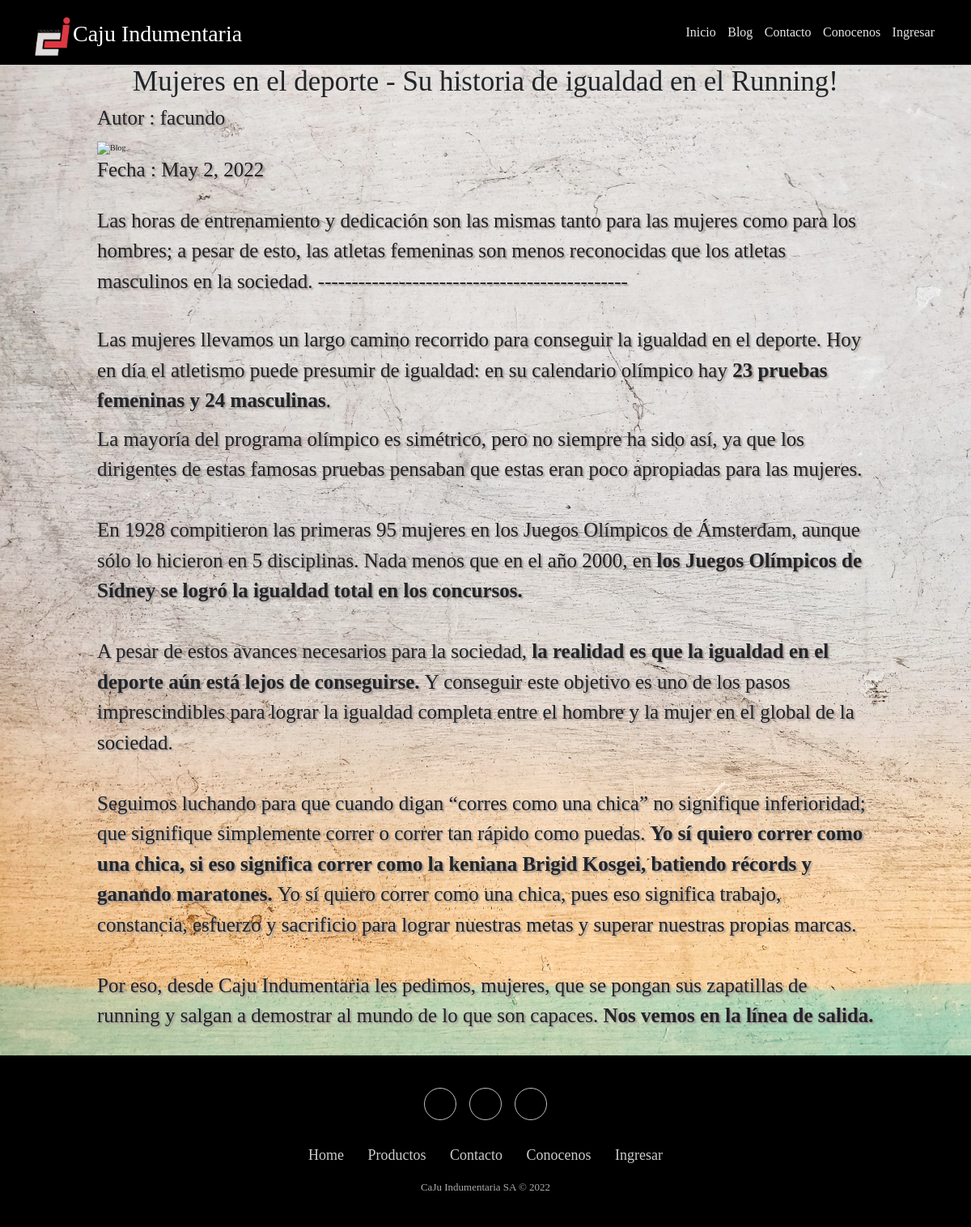
The app's page /detalleBlog/10 with its own data.
### appAdministracionBlog/models.py (models this page shows)
class Blog (models.Model):
    titulo = models.CharField(max_length = 200)
    imagen = models.TextField()
    introduccion = models.CharField(max_length = 200)
    contenido = models.CharField(max_length = 200)
    fecha = models.DateField()
    usuario_id = models.ForeignKey(Usuario, on_delete=models.CASCADE)

class Usuario (models.Model):
    name = models.CharField(max_length= 75)
    email = models.CharField(max_length= 100)
    password = models.TextField()
    imagen = models.TextField()

### appAdministracionBlog/views.py (the view)
# urls.py: path('detalleBlog/<blogId>', views.mostrarDetalleBlog),
def mostrarDetalleBlog(request, blogId):
    infoBlog = Blog.objects.get(id = int(blogId))
    return render(request, 'pages/blogDetalle.html', {'blog': infoBlog})

### appAdministracionBlog/templates/pages/blogDetalle.html (shortened to what this page needs)
{% extends './../masterPage.html' %}
{% block contenido %}
<head>
{% load static %}
<link rel="stylesheet" href="{% static 'bootstrap-5.1.3-dist/css/bootstrap.min.css' %}">
<link rel="stylesheet" href="{% static 'css/styleMaster.css' %}">
<link rel="stylesheet" href="{% static 'css/styleBlogDetalle.css' %}">
</head>
<section>
    <div class='container'>
        <div class='row'>
        <div class='col-md-12'>
        <div class='blog-details'>
        <h2> {{blog.titulo}} </h2>
        <p>
           Autor : {{blog.usuario_id.name}}
        </p>
        <img src="{{blog.imagen}}" alt="Blog" style='width: 100%'>
        <p>
             Fecha : {{blog.fecha}}
        </p>
        <br>
        <p>
            {{blog.introduccion}}
        </p>
        <br>
        <p>
            {{blog.contenido |safe}}
        </p>
    </div>
    </div>
    </div>
    </div>
</section>
{% endblock  %}

### appAdministracionBlog/static/css/styleMaster.css (style rules this page uses)
body { background-color: #999594; margin: 0; padding: 0; background-size: cover; background-position: center; }
.container { padding: 10px; }
:root { font-size: 10px; }
*, *::before, *::after { box-sizing: border-box; }
body { min-height: 100vh; background-color: #fafafa; }
.container { max-width: 100rem; margin: 0 auto; padding: 0 2rem 2rem; }

### appAdministracionBlog/static/css/styleBlogDetalle.css (style rules this page uses)
* { font-family: "Noto", serif; }
.blog-details h2 { font-size: 35px; text-align: center; }
.blog-details p { font-size: 25px; text-shadow: 0px 0px 0px #A09491, 2px 2px 2px #A09491; }

### records on screen
Blog: titulo "Mujeres en el deporte - Su historia de igualdad en el Running!", usuario_id.name "facundo", fecha "May 2, 2022", introduccion "Las horas de entrenamiento y dedicación son las mismas tanto para las mujeres como para los hombres; a pesar de esto, las atletas femeninas son menos reconocidas que los atletas masculinos en la sociedad. ----------------------------------------------", contenido "Las mujeres llevamos un largo camino recorrido para conseguir la igualdad en el deporte. Hoy en día el atletismo puede presumir de igualdad: en su calendario olímpico hay 23 pruebas femeninas y 24 masculinas . La mayoría del programa olímpico es simétrico, pero no siempre ha sido así, ya que los dirigentes de estas famosas pruebas pensaban que estas eran poco apropiadas para las mujeres. En 1928 compitieron las primeras 95 mujeres en los Juegos Olímpicos de Ámsterdam, aunque sólo lo hicieron en 5 disciplinas. Nada menos que en el año 2000, en los Juegos Olímpicos de Sídney se logró la igualdad total en los concursos. A pesar de estos avances necesarios para la sociedad, la realidad es que…"
